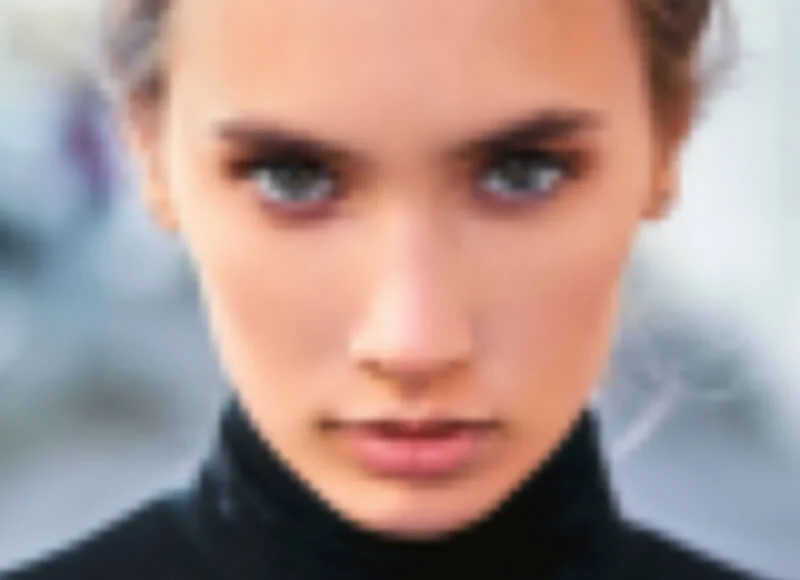
#> input picture belajar-python/Study_ Opencv/image_processing/blur.jpg, 800 x 580 px
$ python 'belajar_opencv4(mengeser-poto).py'
#> lines starting #> are read from the running program, lines starting #| are printed output that depends on the picture
import cv2
import matplotlib.pyplot as plt
import numpy as np

# Read image from disk
img = cv2.imread('blur.jpg')
#> img is the input picture: shape (580, 800, 3); mean B, G, R 141.9, 147.7, 170.8

# Convert BRG to RGB
image_rgb = cv2.cvtColor(img, cv2.COLOR_BGR2RGB)

# Image shape along X and y
width = image_rgb.shape[1]
#> width = 800
height = image_rgb.shape[0]
#> height = 580

# Define the searing factor
shear_X = -0.10
shear_Y = 0.0

# Define the Transformation the matrix for shearing
transformation_matrix = np.array([[1, shear_X, 0], [0, 1, shear_Y]], dtype = np.float32)

# Apply Shearing
sheared_image = cv2.warpAffine(image_rgb, transformation_matrix, (width,height))
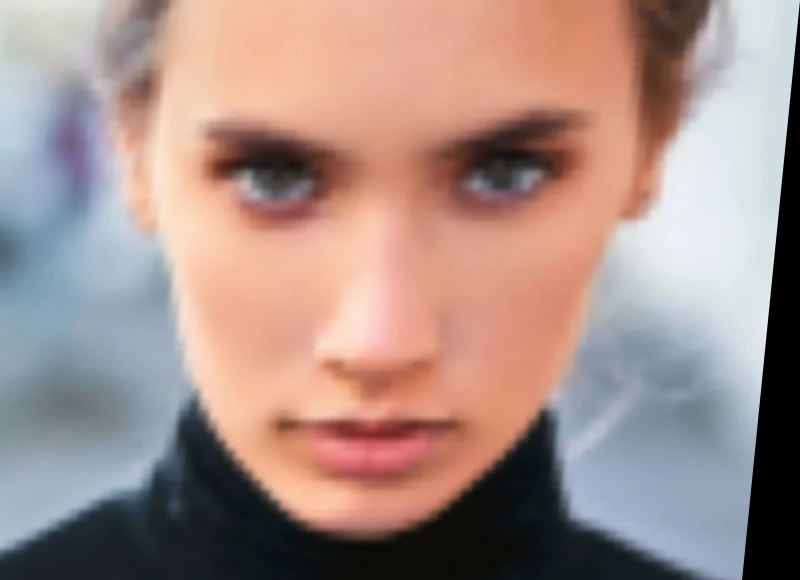
#> sheared_image: shape (580, 800, 3); mean R, G, B 165.8, 142, 135.8
# Create Subplot
fig, axs = plt.subplots(1, 2, figsize = (7, 4))

# Plot the original image
axs[0].imshow(image_rgb)
axs[0].set_title('Original Image')

# Plot the sheared image
axs[1].imshow(sheared_image)
axs[1].set_title('Sheared Image')

# Remove ticks from the subplots
# for ax in axs:
#     ax.set_xticks([])
#     ax.set_xticks([])

# Display the subplot
plt.tight_layout()
plt.show()
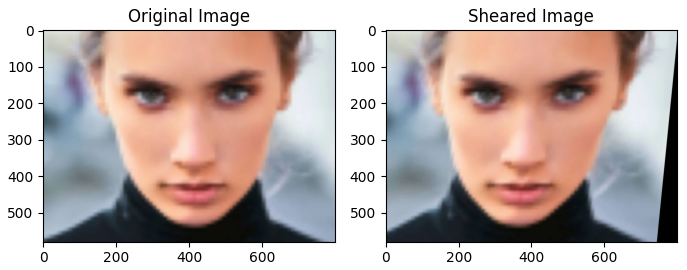
#> figure drawn by matplotlib, 2 panels
